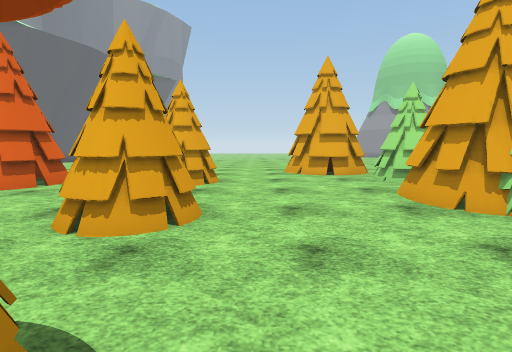
View 1 (above)

24 first-person views from a walk through a scene from a Unity 3-D project. The camera is 1.5 m above the floor, tilts 6° down and sees 80° across. The floor is counted in squares, 2 m on a side. Each view is taken from the middle of a square. On the plan, view 1 faces up. The plan holds only what a view shows up to about 10 squares ahead; the rest is blank. The place goes on beyond the plan. The player character is not drawn. Some surface patterns are stand-ins.

View 2
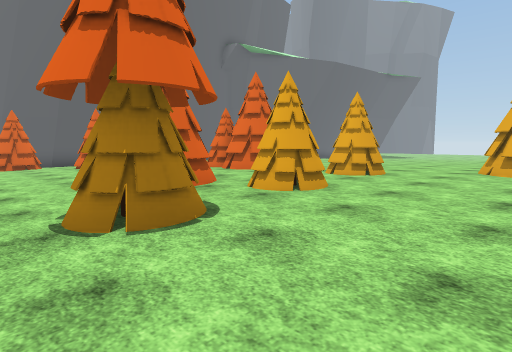

View 3
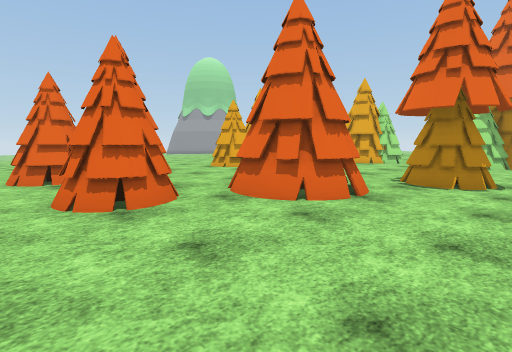

View 4
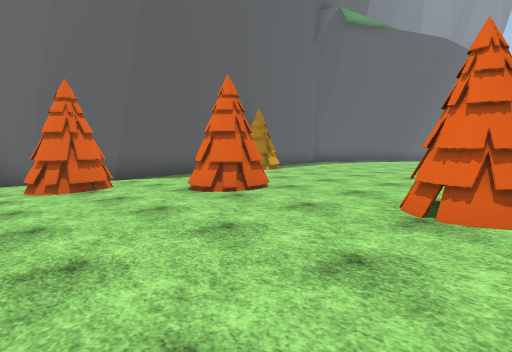

View 5
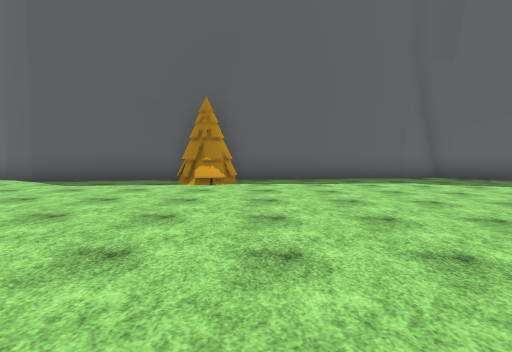

View 6
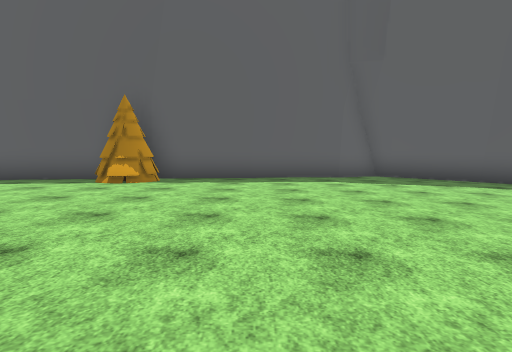

View 7
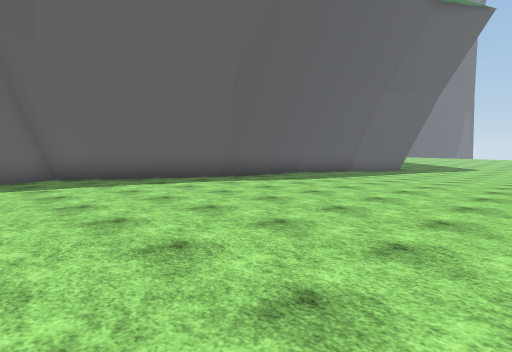

View 8
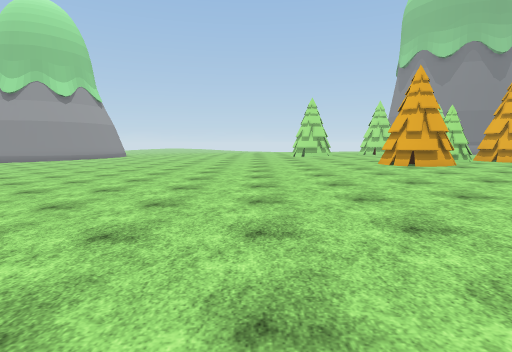

View 9
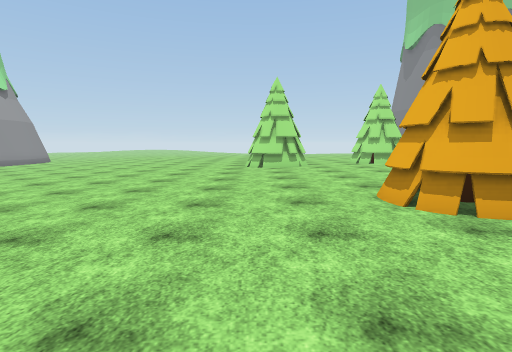

View 10
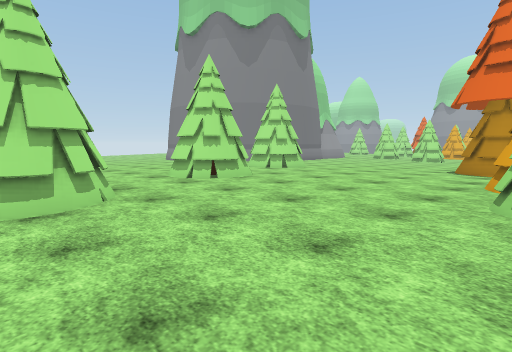

View 11
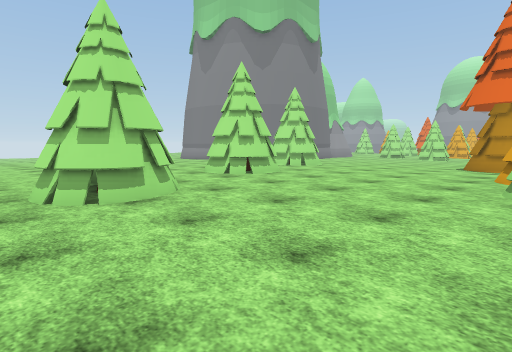

View 12
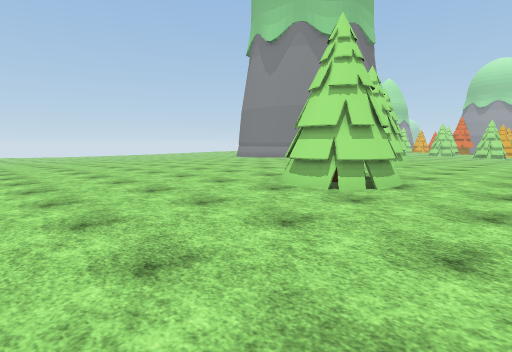

View 13
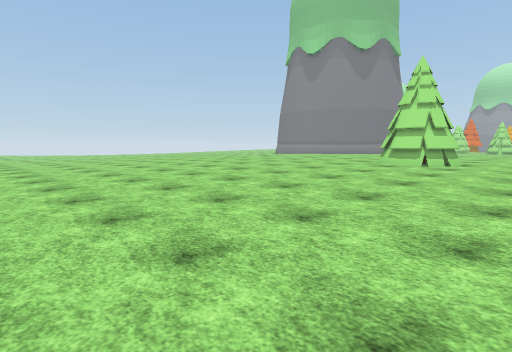

View 14
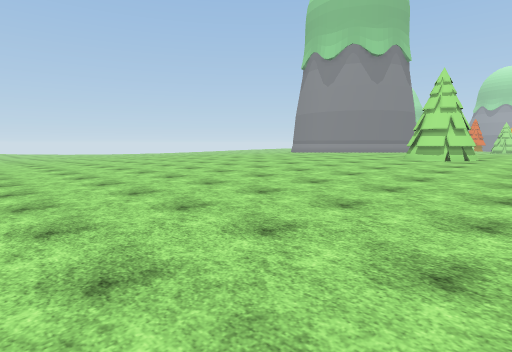

View 15
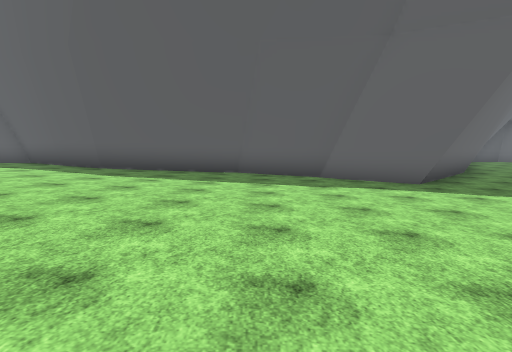

View 16
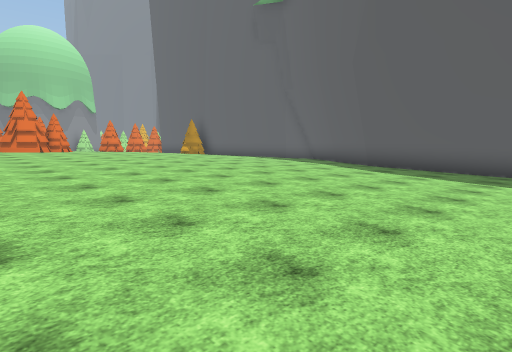

View 17
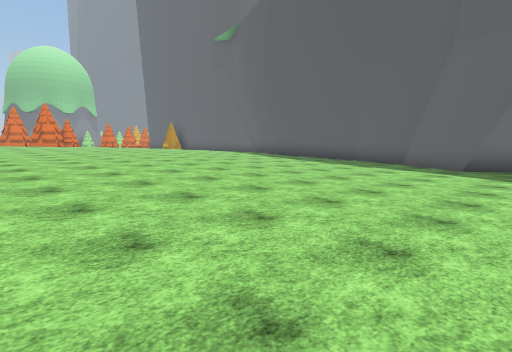

View 18
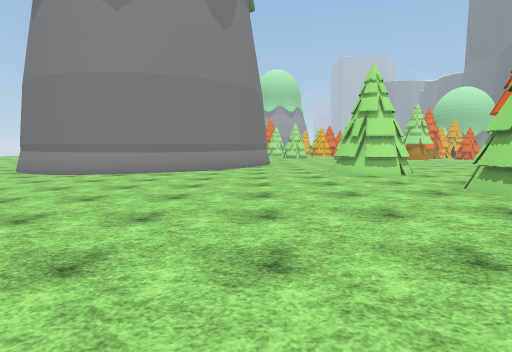

View 19
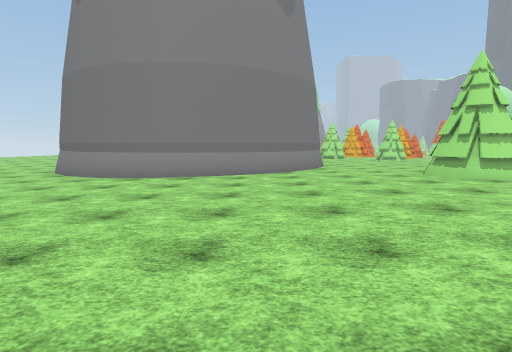

View 20
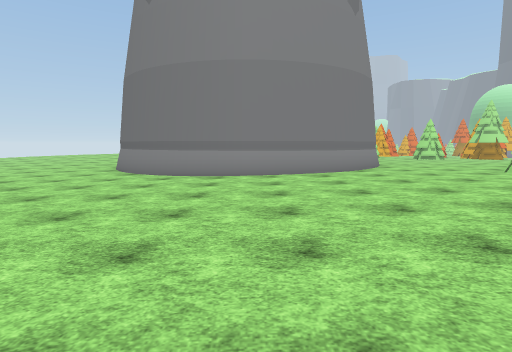

View 21
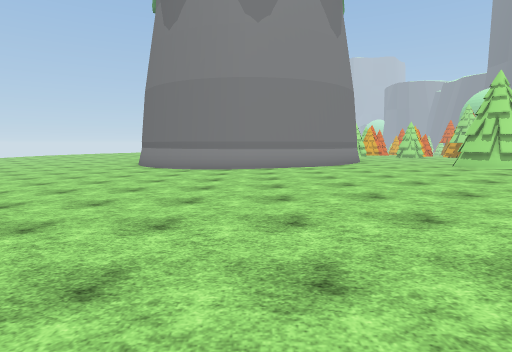

View 22
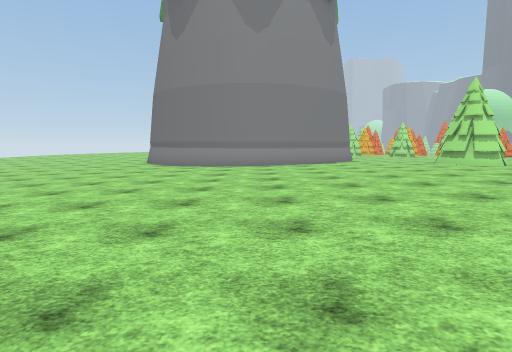

View 23
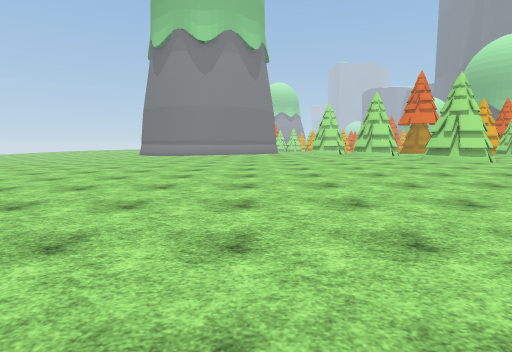

View 24
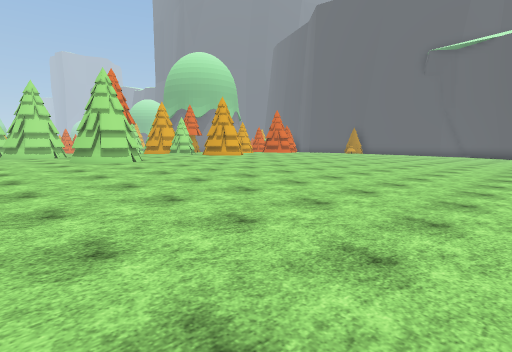

### Floor plan
Key: @ floor where view 1 was taken; # wall or solid block; . main floor; : floor 0.25 m higher than the main floor; - floor 0.25 m lower than the main floor; _ floor 0.5 m lower than the main floor; < floor 0.75 m lower than the main floor; ( floor 1 m lower than the main floor; ! floor 1.25 m lower than the main floor; / step, stairs or slope; T pine tree; R rock.
Columns run from 15 left of view 1 to 21 right of it. Each row starts with its distance up from view 1.
 29    #!!   !!!!!((
 28    ##!!!!!!!((((
 27    ##!!!!(((((((
 26    ##!!!((((((((
 25    #!!(((((((<<<
 24   ##(((((((<<<<<
 23   #((((((<<<<<<
 22   #((((<<<<<<__
 21   #((<<<<<<____
 20   #(<<<<<______  __ ____---
 19   #<<<<________ ___ _------------
 18   #<<___________-----------------
 17  ##<________---------------------
 16  #<_______-----------------------
 15 ##<_____----------------......----
 14 #<_____------------.............--
 13 #<____--------..................---
 12 #____-------.....................---
 11 ##__------.......................----
 10  #__-----.............TT::........---
  9  #__----.. .......::::TT:::......----
  8  #_----.... ....TT:::::::::.......---
  7  #TT---...   .::TT:::::::::......----
  6  #T/---..  T.TT:::T::::TT/:......----
  5  #_----..TTT..T:::T::::TT:.......----
  4  ##----.......:::T T:::::........----
  3   #_- T..TT..TT.:.T::::..T.......----
  2  ##_-/T-.T/TT...........TTT......----
  1 ##_TT---...TT.T...T /...  ....R####/-
  0 #<_T-----.....T@..T T... ....###  ##R
 -1     _------.......       ...R      ##

Where each view was taken, in squares from view 1:
view 1: 0 up, 0 right, facing up
view 2: 1 down, 2 right, facing up-left
view 3: 1 down, 7 left, facing up-right
view 4: 1 down, 5 left, facing up-left
view 5: 8 up, 5 left, facing left
view 6: 10 up, 5 left, facing left
view 7: 12 up, 5 left, facing up-left
view 8: 12 up, 7 left, facing right
view 9: 10 up, 2 left, facing right
view 10: 10 up, 3 right, facing down-right
view 11: 11 up, 3 right, facing down-right
view 12: 14 up, 5 right, facing down-right
view 13: 18 up, 5 right, facing down-right
view 14: 20 up, 5 right, facing down-right
view 15: 23 up, 3 left, facing left
view 16: 23 up, 2 left, facing down-left
view 17: 29 up, 0 right, facing down-left
view 18: 10 up, 13 right, facing down
view 19: 9 up, 15 right, facing down
view 20: 9 up, 17 right, facing down
view 21: 11 up, 17 right, facing down
view 22: 12 up, 17 right, facing down
view 23: 19 up, 14 right, facing down
view 24: 19 up, 11 right, facing down-left
